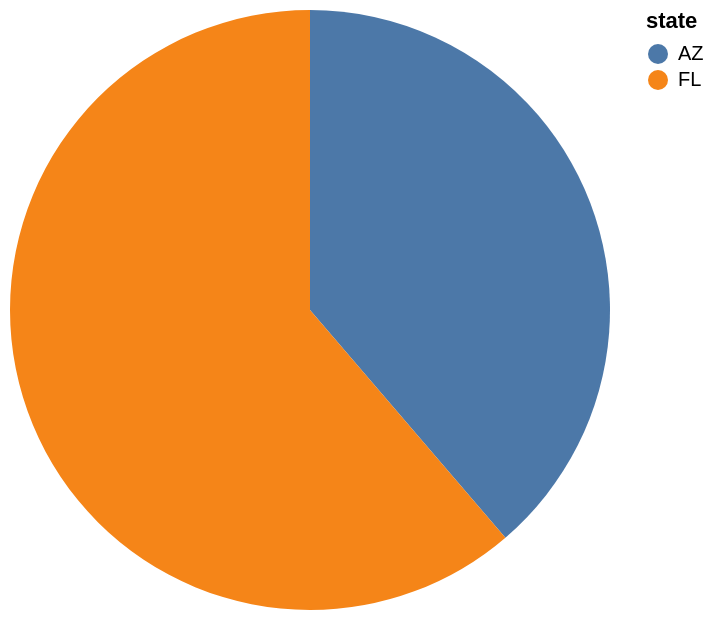

Specify this chart in Vega-Lite:
### Vega-Lite specification from a JSON file in a GitHub repository (floating-point values rounded to 4 significant figures)
{"data": {"values": [{"x_data": "AZ", "y_data": 12000}, {"x_data": "FL", "y_data": 19000}]}, "mark": "arc", "encoding": {"theta": {"field": "y_data", "type": "quantitative", "title": "enr"}, "color": {"field": "x_data", "type": "nominal", "title": "state"}}}
